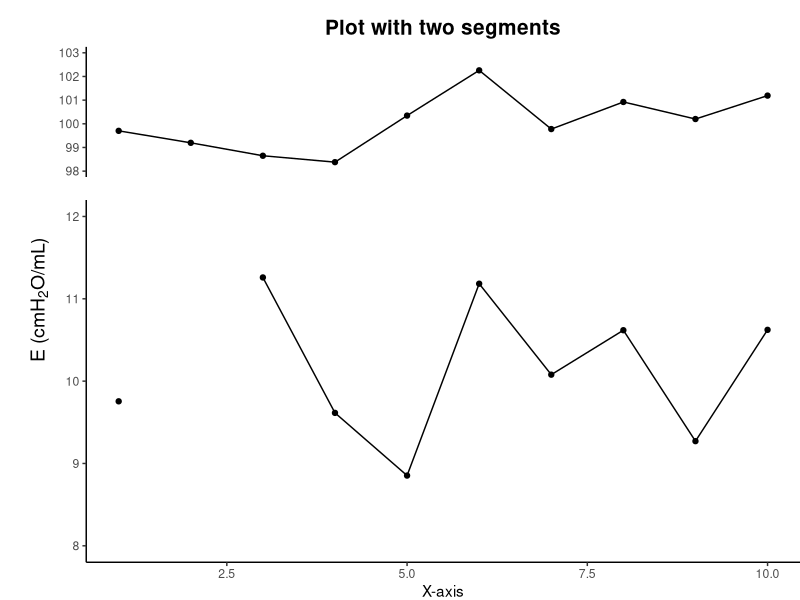

Recreate this plot in R.
## ---- chunk 1
library(ggplot2)
library(cowplot)
## ---- chunk 2
df <- data.frame(
  x = 1:20,
  # y has two ranges of data, one with the mean of 10, the other one with the mean of 100
  y = c(rnorm(10, mean = 10), rnorm(10, mean = 100))
)
## ---- chunk 3
p1 <- ggplot(df[1:10, ], aes(x = x, y = y)) +
  geom_point() +
  geom_line() +
  labs(x = "X-axis", y = "") +
  theme_classic() +
  theme(
    plot.margin = margin(t = 0, l = 1, unit = "cm")    
  ) +
  scale_y_continuous(breaks = seq(8, 12, by = 1), limits = c(8, 12))

p2 <- ggplot(df[11:20, ], aes(x = x, y = y)) +
  geom_point() +
  geom_line() +
  labs(title = "Plot with two segments", x = "", y = "") +
  theme_classic() +
  theme(
    plot.title = element_text(hjust = 0.5, size = 15, face = "bold"),    
    plot.margin = margin(b = 0, l = 1, t = 0.5, unit = "cm"),
    panel.border = element_blank(),
    axis.text.x = element_blank(),
    axis.line.x = element_blank(),
    axis.ticks.x = element_blank()
  ) +
  scale_y_continuous(breaks = seq(98, 103, by = 1), limits = c(98, 103))
## ---- chunk 4
combined_plot <- plot_grid(p2, p1, ncol = 1, align = "v", rel_heights = c(1, 2), vjust = 0)

final_plot <- ggdraw(combined_plot) +
  draw_label(expression(paste("E (cm", H[2], "O/mL)")), x = 0.05, y = 0.5, angle = 90, hjust = 0.5, vjust = 0.5)

final_plot
